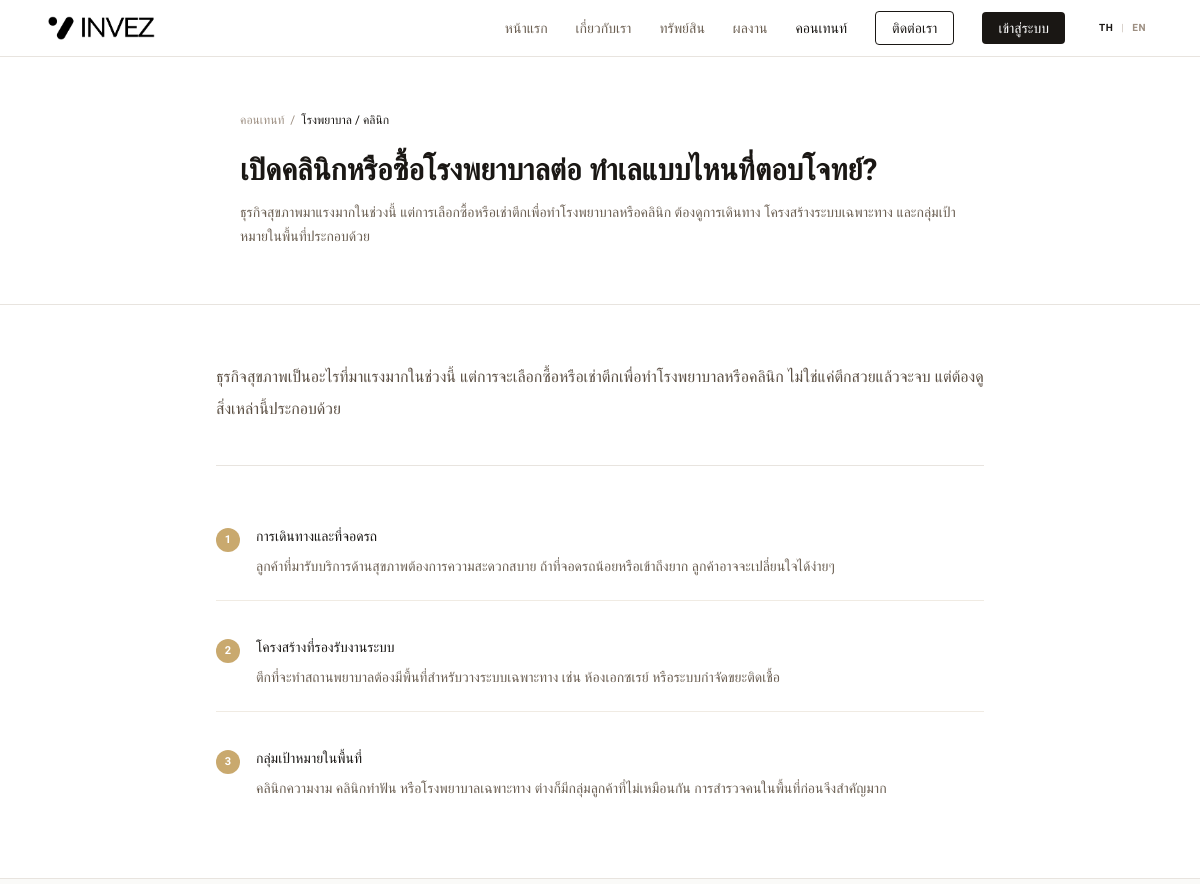
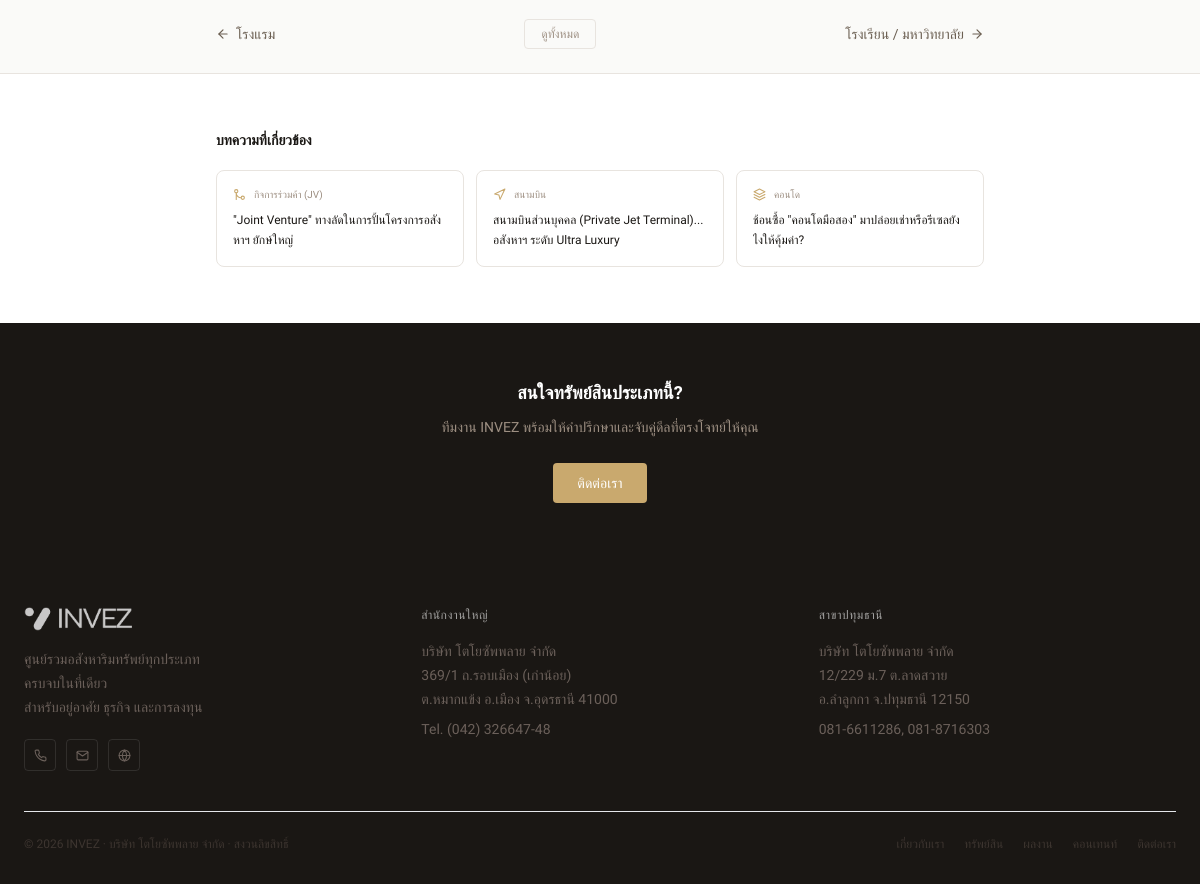
Page /article.php?id=2 on the committed database (2 pictures, top to bottom).
### tables this page shows
CREATE TABLE IF NOT EXISTS `articles` (
  `id`         INT AUTO_INCREMENT PRIMARY KEY,
  `icon`       VARCHAR(50)  DEFAULT 'file-text',
  `category`   VARCHAR(100) NOT NULL,
  `title`      VARCHAR(255) NOT NULL,
  `excerpt`    TEXT         DEFAULT NULL,
  `intro`      TEXT         DEFAULT NULL,
  `points`     JSON         DEFAULT NULL,
  `is_active`  TINYINT(1)   DEFAULT 1,
  `created_at` TIMESTAMP DEFAULT CURRENT_TIMESTAMP,
  `updated_at` TIMESTAMP DEFAULT CURRENT_TIMESTAMP ON UPDATE CURRENT_TIMESTAMP
);

### config/lang.php (called while the page is built, shortened)
<?php
function lang(): string { return $_SESSION['lang'] ?? 'th'; }
function is_en(): bool  { return lang() === 'en'; }
function t(string $th, string $en): string {
    return is_en() ? $en : $th;
}
function tf(array $row, string $field): string {
    return (string)($row[$field] ?? '');
}

### config/db.php (called while the page is built, shortened)
<?php
function db(): PDO {
    static $pdo = null;
    if ($pdo === null) {
        try {
            $pdo = new PDO(
                'mysql:host=' . DB_HOST . ';dbname=' . DB_NAME . ';charset=' . DB_CHARSET,
                DB_USER,
                DB_PASS,
                [
                    PDO::ATTR_ERRMODE            => PDO::ERRMODE_EXCEPTION,
                    PDO::ATTR_DEFAULT_FETCH_MODE  => PDO::FETCH_ASSOC,
                    PDO::ATTR_EMULATE_PREPARES    => false,
                ]
            );
        } catch (PDOException $e) {
            error_log('DB connection failed: ' . $e->getMessage());
            die('ไม่สามารถเชื่อมต่อฐานข้อมูลได้ กรุณาติดต่อผู้ดูแลระบบ');
        }
    }
    return $pdo;
}

### article.php (the view, shortened to what this page needs)
<?php
require_once('config/lang.php');
require_once('config/db.php');
$id = isset($_GET['id']) ? (int)$_GET['id'] : 0;
$stmt = db()->prepare('SELECT * FROM articles WHERE id = ? AND is_active = 1');
$stmt->execute([$id]);
$article = $stmt->fetch();
$article['points']    = json_decode($article['points'], true) ?? [];
$article['points_en'] = json_decode($article['points_en'], true) ?? [];
$display_points = (is_en() && !empty($article['points_en'])) ? $article['points_en'] : $article['points'];
$prev_stmt = db()->prepare('SELECT id, category FROM articles WHERE id < ? AND is_active = 1 ORDER BY id DESC LIMIT 1');
$prev_stmt->execute([$id]);
$prev = $prev_stmt->fetch() ?: null;
$next_stmt = db()->prepare('SELECT id, category FROM articles WHERE id > ? AND is_active = 1 ORDER BY id ASC LIMIT 1');
$next_stmt->execute([$id]);
$next = $next_stmt->fetch() ?: null;
$rel_stmt = db()->prepare('SELECT id, icon, category, title FROM articles WHERE id != ? AND is_active = 1 ORDER BY RAND() LIMIT 3');
$rel_stmt->execute([$id]);
$related = $rel_stmt->fetchAll();
?>
<!DOCTYPE html>
<html lang="<?= lang() ?>">
<head>
    <script src="https://cdn.tailwindcss.com"></script>
    <link rel="stylesheet" href="assets/css/style.css">
</head>
<body class="bg-white text-[#1a1714]">
    <?php include('components/navbar.php'); ?>
    <section class="pt-14 bg-white border-b border-[#e8e4df]">
        <div class="max-w-3xl mx-auto px-6 py-10 md:py-14">
            <nav class="flex items-center gap-1.5 text-xs text-[#9d8f82] mb-6" aria-label="breadcrumb">
                <a href="/content" class="hover:text-[#1a1714] transition-colors"><?= t('คอนเทนท์','Content') ?></a>
                <span>/</span>
                <span class="text-[#1a1714]"><?= htmlspecialchars($article['category']) ?></span>
            </nav>
            <div class="fade-up">
                <h1 class="text-2xl md:text-3xl font-semibold text-[#1a1714] leading-snug mb-3">
                    <?= htmlspecialchars(tf($article, 'title')) ?>
                </h1>
                <?php if (!empty($article['excerpt'])): ?>
                <p class="text-[#6b5f52] text-sm leading-6"><?= htmlspecialchars(tf($article, 'excerpt')) ?></p>
                <?php endif; ?>
            </div>
        </div>
    </section>
    <section class="py-10 md:py-14 px-6 bg-white">
        <div class="max-w-3xl mx-auto">
            <?php if (!empty($article['intro'])): ?>
            <div class="mb-10 pb-10 border-b border-[#e8e4df]">
                <p class="text-[#5a4e42] text-base leading-8">
                    <?= htmlspecialchars(tf($article, 'intro')) ?>
                </p>
            </div>
            <?php endif; ?>
            <?php if (!empty($display_points)): ?>
            <div class="space-y-4">
                <?php foreach ($display_points as $i => $point): ?>
                <div class="flex gap-4 items-start py-5 border-b border-[#f0ebe3] last:border-0">
                    <span class="w-6 h-6 rounded-full bg-[#c9a96e] text-white flex items-center justify-center text-[11px] font-semibold flex-shrink-0 mt-0.5"><?= $i + 1 ?></span>
                    <div class="flex-1 min-w-0">
                        <h2 class="font-medium text-[#1a1714] mb-1.5 text-sm">
                            <?= htmlspecialchars($point['label']) ?>
                        </h2>
                        <p class="text-[#6b5f52] leading-7 text-sm">
                            <?= htmlspecialchars($point['detail']) ?>
                        </p>
                    </div>
                </div>
                <?php endforeach; ?>
            </div>
            <?php endif; ?>
        </div>
    </section>
    <section class="py-6 px-6 bg-[#fafaf8] border-t border-[#e8e4df]">
        <div class="max-w-3xl mx-auto flex items-center justify-between gap-4">
            <?php if ($prev): ?>
            <a href="/article/<?= $prev['id'] ?>"
                class="flex items-center gap-1.5 text-[#6b5f52] hover:text-[#1a1714] transition-colors duration-150 text-sm max-w-[45%]">
                <i data-feather="arrow-left" style="width:14px;height:14px;" class="flex-shrink-0"></i>
                <span class="line-clamp-1"><?= htmlspecialchars($prev['category']) ?></span>
            </a>
            <?php else: ?>
            <div></div>
            <?php endif; ?>
            <a href="/content"
                class="flex-shrink-0 text-xs text-[#9d8f82] hover:text-[#1a1714] transition-colors duration-150 border border-[#e8e4df] hover:border-[#1a1714] px-4 py-1.5 rounded">
                <?= t('ดูทั้งหมด','View All') ?>
            </a>
            <?php if ($next): ?>
            <a href="/article/<?= $next['id'] ?>"
                class="flex items-center gap-1.5 text-[#6b5f52] hover:text-[#1a1714] transition-colors duration-150 text-sm max-w-[45%] justify-end text-right">
                <span class="line-clamp-1"><?= htmlspecialchars($next['category']) ?></span>
                <i data-feather="arrow-right" style="width:14px;height:14px;" class="flex-shrink-0"></i>
            </a>
            <?php else: ?>
            <div></div>
            <?php endif; ?>
        </div>
    </section>
    <section class="py-10 md:py-14 px-6 bg-white border-t border-[#e8e4df]">
        <div class="max-w-3xl mx-auto">
            <h2 class="text-sm font-semibold text-[#1a1714] mb-5"><?= t('บทความที่เกี่ยวข้อง','Related Articles') ?></h2>
            <div class="grid sm:grid-cols-3 gap-3">
                <?php foreach ($related as $r): ?>
                <a href="/article/<?= $r['id'] ?>"
                    class="border border-[#e8e4df] rounded-lg p-4 hover:border-[#c9a96e] transition-colors duration-150 flex flex-col gap-2">
                    <div class="flex items-center gap-2">
                        <i data-feather="<?= htmlspecialchars($r['icon']) ?>" style="width:13px;height:13px;color:#c9a96e;flex-shrink:0;"></i>
                        <span class="text-[10px] text-[#9d8f82] truncate">
                            <?= htmlspecialchars($r['category']) ?>
                        </span>
                    </div>
                    <h3 class="text-xs font-medium text-[#1a1714] leading-5 line-clamp-3">
                        <?= htmlspecialchars($r['title']) ?>
                    </h3>
                </a>
                <?php endforeach; ?>
            </div>
        </div>
    </section>
    <section class="py-14 px-6 bg-[#1a1714]">
        <div class="max-w-2xl mx-auto text-center">
            <h2 class="text-lg font-semibold text-white mb-2"><?= t('สนใจทรัพย์สินประเภทนี้?','Interested in This Property Type?') ?></h2>
            <p class="text-[#9d8f82] text-sm leading-6 mb-6"><?= t('ทีมงาน INVEZ พร้อมให้คำปรึกษาและจับคู่ดีลที่ตรงโจทย์ให้คุณ','The INVEZ team is ready to advise and match the right deal for you.') ?></p>
            <a href="/contact"
                class="inline-flex items-center gap-2 bg-[#c9a96e] text-white px-6 py-2.5 rounded text-sm font-medium hover:bg-[#b8965e] transition-colors duration-150">
                <?= t('ติดต่อเรา','Contact Us') ?>
            </a>
        </div>
    </section>
    <?php include('components/footer.php'); ?>
</body>
</html>

### rows in the picture
articles: category "โรงพยาบาล / คลินิก", title "เปิดคลินิกหรือซื้อโรงพยาบาลต่อ ทำเลแบบไหนที่ตอบโจทย์?", excerpt "ธุรกิจสุขภาพมาแรงมากในช่วงนี้ แต่การเลือกซื้อหรือเช่าตึกเพื่อทำโรงพยาบาลหรือคลินิก ต้องดูการเดินทาง โครงสร้างระบบเฉพาะทาง และกลุ่มเป้าหมายในพื้นที่ประกอบด้วย", intro "ธุรกิจสุขภาพเป็นอะไรที่มาแรงมากในช่วงนี้ แต่การจะเลือกซื้อหรือเช่าตึกเพื่อทำโรงพยาบาลหรือคลินิก ไม่ใช่แค่ตึกสวยแล้วจะจบ แต่ต้องดูสิ่งเหล่านี้ประกอบด้วย"
articles: category "โรงแรม"
articles: category "โรงเรียน / มหาวิทยาลัย"
articles: category "กิจการร่วมค้า (JV)", title "\"Joint Venture\" ทางลัดในการปั้นโครงการอสังหาฯ ยักษ์ใหญ่"
articles: category "สนามบิน", title "สนามบินส่วนบุคคล (Private Jet Terminal)... อสังหาฯ ระดับ Ultra Luxury"
articles: category "คอนโด", title "ช้อนซื้อ \"คอนโดมือสอง\" มาปล่อยเช่าหรือรีเซลยังไงให้คุ้มค่า?"

### other values in the picture
t('หน้าแรก','Home') "หน้าแรก"
t('เกี่ยวกับเรา','About') "เกี่ยวกับเรา"
t('ทรัพย์สิน','Properties') "ทรัพย์สิน"
t('ผลงาน','Portfolio') "ผลงาน"
t('คอนเทนท์','Content') "คอนเทนท์"
t('ติดต่อเรา','Contact') "ติดต่อเรา"
t('เข้าสู่ระบบ','Login') "เข้าสู่ระบบ"
$point['label'] "การเดินทางและที่จอดรถ"
$point['detail'] "ลูกค้าที่มารับบริการด้านสุขภาพต้องการความสะดวกสบาย ถ้าที่จอดรถน้อยหรือเข้าถึงยาก ลูกค้าอาจจะเปลี่ยนใจได้ง่ายๆ"
$point['label'] "โครงสร้างที่รองรับงานระบบ"
$point['detail'] "ตึกที่จะทำสถานพยาบาลต้องมีพื้นที่สำหรับวางระบบเฉพาะทาง เช่น ห้องเอกซเรย์ หรือระบบกำจัดขยะติดเชื้อ"
$point['label'] "กลุ่มเป้าหมายในพื้นที่"
$point['detail'] "คลินิกความงาม คลินิกทำฟัน หรือโรงพยาบาลเฉพาะทาง ต่างก็มีกลุ่มลูกค้าที่ไม่เหมือนกัน การสำรวจคนในพื้นที่ก่อนจึงสำคัญมาก"
t('ดูทั้งหมด','View All') "ดูทั้งหมด"
t('บทความที่เกี่ยวข้อง','Related Articles') "บทความที่เกี่ยวข้อง"
